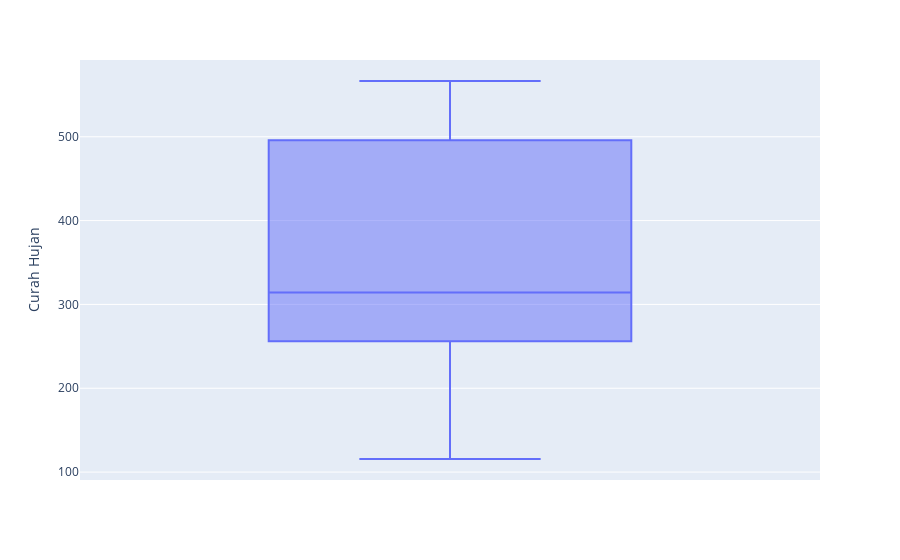

The notebook cell this image was saved under:
### Code cell
fig = px.box(dataset_bawang, y='Curah Hujan')
fig.show()

### Figure 1 — Plotly figure (JSON) as saved in the notebook; plotly's stock layout.template omitted (floating-point values rounded to 4 significant figures)
{"data": [{"alignmentgroup": "True", "hovertemplate": "Curah Hujan=%{y}<extra></extra>", "legendgroup": "", "marker": {"color": "#636efa"}, "name": "", "notched": false, "offsetgroup": "", "orientation": "v", "showlegend": false, "type": "box", "x0": " ", "xaxis": "x", "y": [304.3, 486.8, 233, 505.1, 510.3, 311.1, 115.6, 399.5, 317.3, 566.5, 183.6, 279.1], "y0": " ", "yaxis": "y"}], "layout": {"boxmode": "group", "legend": {"tracegroupgap": 0}, "margin": {"t": 60}, "xaxis": {"anchor": "y", "domain": [0, 1]}, "yaxis": {"anchor": "x", "domain": [0, 1], "title": {"text": "Curah Hujan"}}}}
